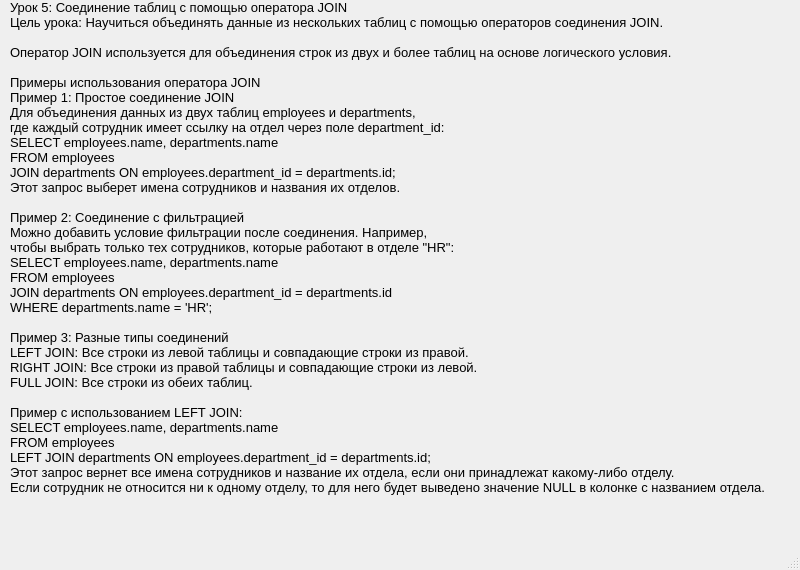
<?xml version="1.0" encoding="UTF-8"?>
<ui version="4.0">
 <class>MainWindow</class>
 <widget class="QMainWindow" name="MainWindow">
  <property name="geometry">
   <rect>
    <x>0</x>
    <y>0</y>
    <width>800</width>
    <height>570</height>
   </rect>
  </property>
  <property name="windowTitle">
   <string>MainWindow</string>
  </property>
  <widget class="QWidget" name="centralwidget">
   <widget class="QLabel" name="label">
    <property name="geometry">
     <rect>
      <x>10</x>
      <y>0</y>
      <width>790</width>
      <height>550</height>
     </rect>
    </property>
    <property name="font">
     <font>
      <pointsize>10</pointsize>
     </font>
    </property>
    <property name="text">
     <string>Урок 5: Соединение таблиц с помощью оператора JOIN
Цель урока: Научиться объединять данные из нескольких таблиц с помощью операторов соединения JOIN.

Оператор JOIN используется для объединения строк из двух и более таблиц на основе логического условия.

Примеры использования оператора JOIN
Пример 1: Простое соединение JOIN
Для объединения данных из двух таблиц employees и departments,
где каждый сотрудник имеет ссылку на отдел через поле department_id:
SELECT employees.name, departments.name
FROM employees
JOIN departments ON employees.department_id = departments.id;
Этот запрос выберет имена сотрудников и названия их отделов.

Пример 2: Соединение с фильтрацией
Можно добавить условие фильтрации после соединения. Например,
чтобы выбрать только тех сотрудников, которые работают в отделе &quot;HR&quot;:
SELECT employees.name, departments.name
FROM employees
JOIN departments ON employees.department_id = departments.id
WHERE departments.name = 'HR';

Пример 3: Разные типы соединений
LEFT JOIN: Все строки из левой таблицы и совпадающие строки из правой.
RIGHT JOIN: Все строки из правой таблицы и совпадающие строки из левой.
FULL JOIN: Все строки из обеих таблиц.

Пример с использованием LEFT JOIN:
SELECT employees.name, departments.name
FROM employees
LEFT JOIN departments ON employees.department_id = departments.id;
Этот запрос вернет все имена сотрудников и название их отдела, если они принадлежат какому-либо отделу.
Если сотрудник не относится ни к одному отделу, то для него будет выведено значение NULL в колонке с названием отдела.

</string>
    </property>
    <property name="alignment">
     <set>Qt::AlignLeading|Qt::AlignLeft|Qt::AlignTop</set>
    </property>
   </widget>
  </widget>
  <widget class="QMenuBar" name="menubar">
   <property name="geometry">
    <rect>
     <x>0</x>
     <y>0</y>
     <width>800</width>
     <height>21</height>
    </rect>
   </property>
  </widget>
  <widget class="QStatusBar" name="statusbar"/>
 </widget>
 <resources/>
 <connections/>
</ui>
